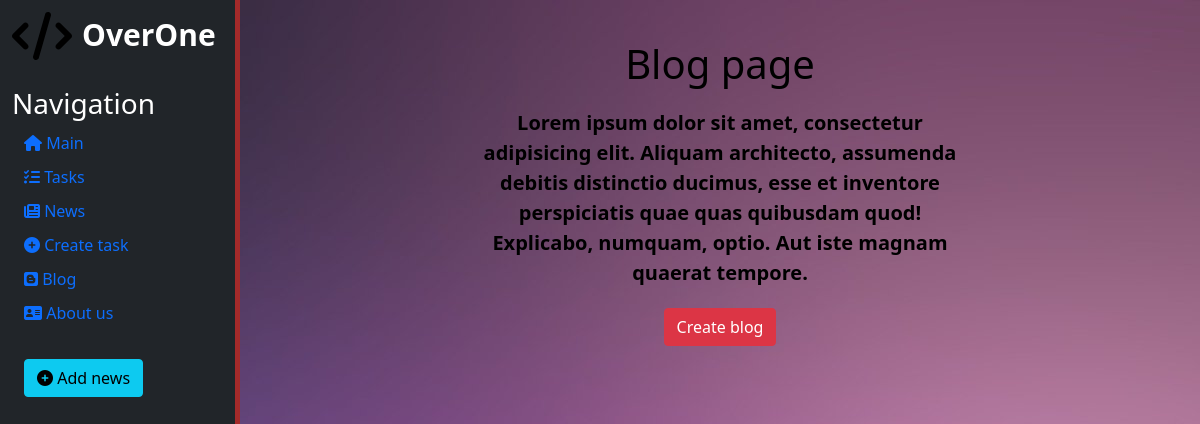
Page /blog on the earlier database version.
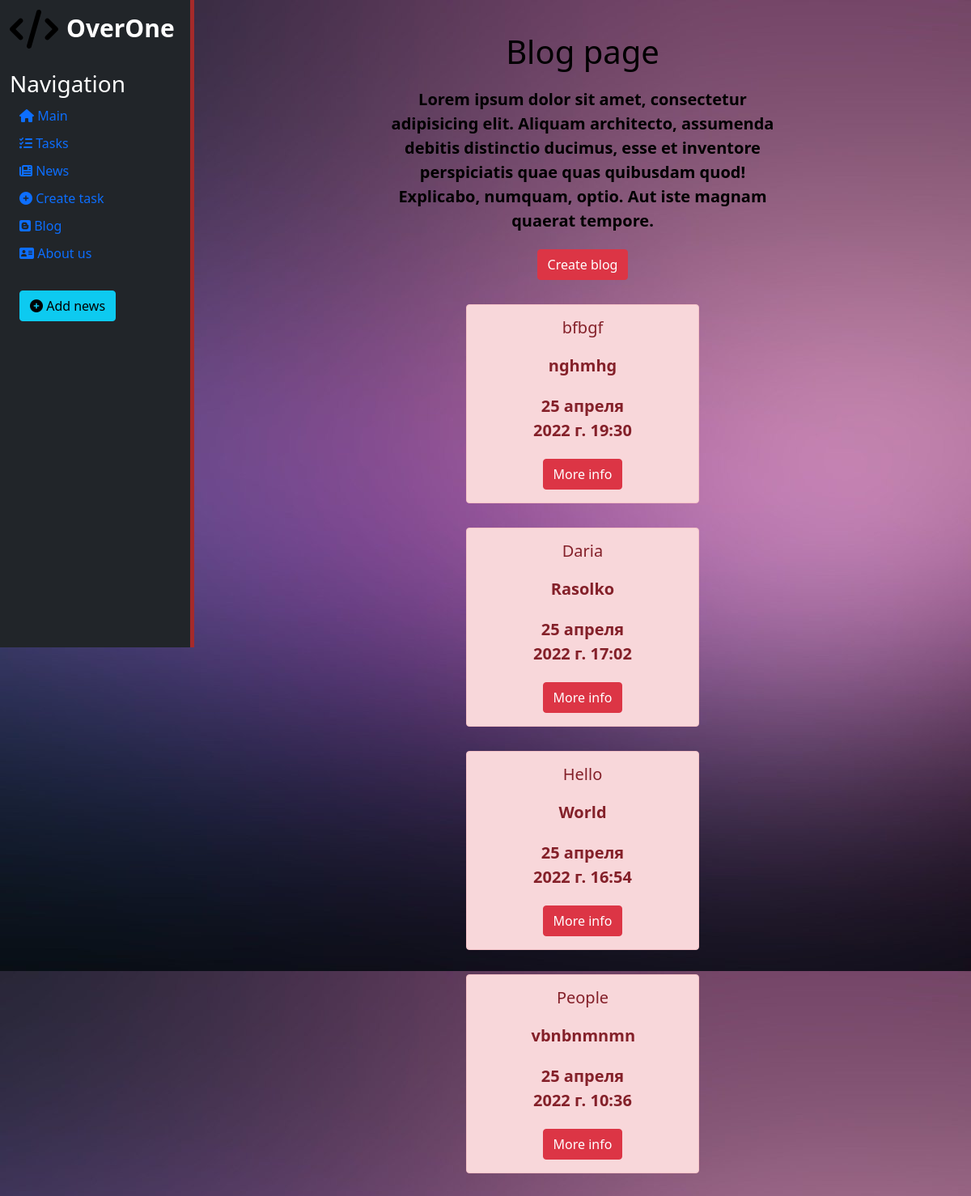
Same page on the later database version.
### blog/models.py (models this page shows, shortened)
class Post(models.Model):
    title = models.CharField('Name', max_length=50)
    text = models.TextField('Caption news')
    categories = models.ManyToManyField(Category, related_name='posts')
    created = models.DateTimeField('Date publication', auto_now_add=True)
    edit = models.DateTimeField('Date edit', auto_now=True)
    class Meta:
        verbose_name = 'Post'
        verbose_name_plural = 'Posts'

### blog/views.py (the view)
# urls.py: path('', views.home, name='blog'),
def home(request):
    posts = Post.objects.all().order_by('-id')
    context = {
        'posts': posts,
        'title': 'Blog page'
    }
    return render(request, 'blog/home.html', context)

### blog/templates/blog/home.html (shortened to what this page needs)
{% extends 'base.html' %}
{% block body %}
<h1>Blog page</h1>
<p>Lorem ipsum dolor sit amet, consectetur adipisicing elit. Aliquam architecto, assumenda debitis distinctio ducimus, esse et inventore perspiciatis quae quas quibusdam quod! Explicabo, numquam, optio. Aut iste magnam quaerat tempore.</p>
<a href="{% url 'create_blog' %}" class="btn btn-danger"> Create blog</a>
{% if posts %}
    {% for el in posts %}
        <div class='post-body'>
            <div class="alert alert-danger">
                <h5 class="card-text">{{ el.title }}</h5>
                <p>{{ el.text }}</p>
                <p>{{ el.created }}</p>
                <a href="{% url 'detail_blog' el.id %}" class="btn btn-danger"> More info</a>
            </div>
        </div>
    {% endfor %}
{% endif %}
{% endblock %}

Differences in the rows shown:
added Post: title "bfbgf", text "nghmhg", created "25 апреля 2022 г. 19:30"
added Post: title "Daria", text "Rasolko", created "25 апреля 2022 г. 17:02"
added Post: title "Hello", text "World", created "25 апреля 2022 г. 16:54"
added Post: title "People", text "vbnbnmnmn", created "25 апреля 2022 г. 10:36"
